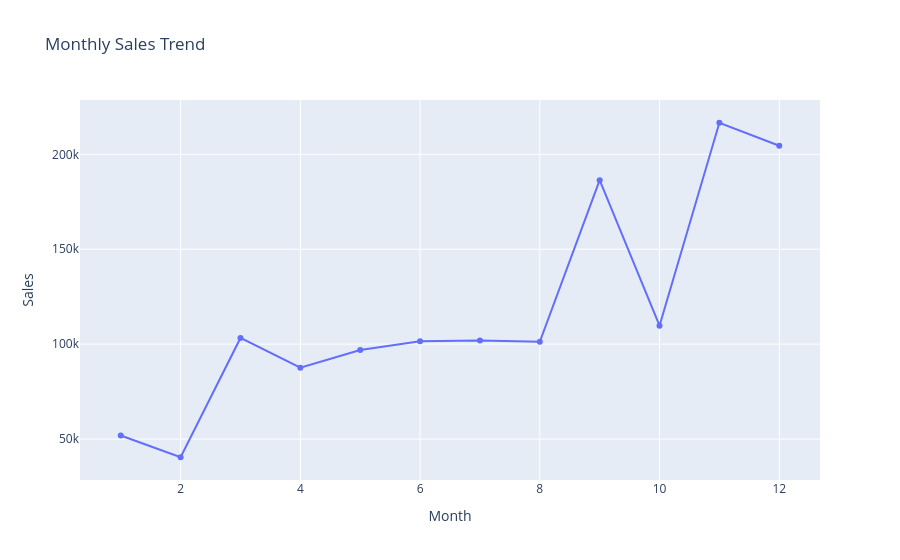

The notebook cell saved with this chart:
### Code cell
# =========================================================
# 13. SALES ANALYSIS
# =========================================================

# =========================================================
# MONTHLY SALES TREND
# =========================================================

monthly_sales = df.groupby(
    'Month'
)['Sales'].sum().reset_index()

fig = px.line(
    monthly_sales,
    x='Month',
    y='Sales',
    markers=True,
    title='Monthly Sales Trend'
)

fig.show()

### Figure 1 — Plotly figure (JSON) as saved in the notebook; plotly's stock layout.template omitted (floating-point values rounded to 4 significant figures)
{"data": [{"hovertemplate": "Month=%{x}<br>Sales=%{y}<extra></extra>", "legendgroup": "", "line": {"color": "#636efa", "dash": "solid"}, "marker": {"symbol": "circle"}, "mode": "lines+markers", "name": "", "orientation": "v", "showlegend": false, "type": "scatter", "x": [1, 2, 3, 4, 5, 6, 7, 8, 9, 10, 11, 12], "xaxis": "x", "y": [51870.0, 40420.0, 103300.0, 87580.0, 96940.0, 101500.0, 101900.0, 101300.0, 186400.0, 109700.0, 216600.0, 204500.0], "yaxis": "y"}], "layout": {"legend": {"tracegroupgap": 0}, "title": {"text": "Monthly Sales Trend"}, "xaxis": {"anchor": "y", "domain": [0, 1], "title": {"text": "Month"}}, "yaxis": {"anchor": "x", "domain": [0, 1], "title": {"text": "Sales"}}}}
